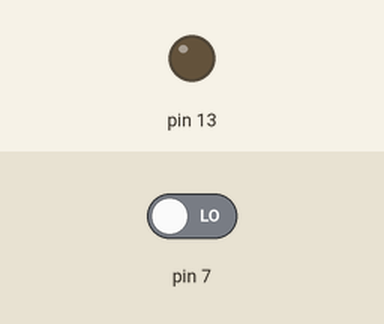
The sketch below on a simulated Arduino Uno, built with avr-gcc and run on an emulated ATmega328P. Parts: output pins drawn as LEDs (lit = HIGH). Dashed ring = blinking. The test bench sets the inputs (shaded band); at power-on: pin 7 LOW.

Above: at 1.2 s.
1.3 s: pin 7 driven HIGH
At 1.42 s:
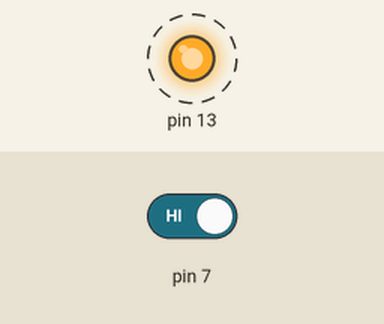
4.3 s: pin 7 driven LOW
At 5.1 s:
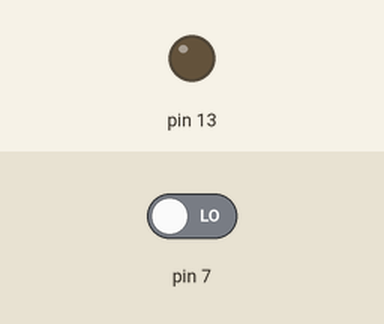
Timing chart, 0 to 7.3 s (numbered marks = the images above; inputs shaded):
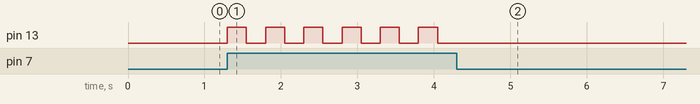

The sketch:

sketch_jul10a.ino
```cpp
int pushButton=0;
int counter=0;
void setup()
{
  pinMode(13, OUTPUT);
  pinMode(7,INPUT);
}

void loop()
{
  pushButton=digitalRead(7);
  if(pushButton==HIGH)
  {counter++;
  if (counter==1)
  {digitalWrite(13, HIGH);
  }
    else{
  digitalWrite(13, LOW);
   counter=0; }
  delay(250);
}
}
```

Measured:
- after the input at 1.3 s, pin 13: alternates HIGH for 0.25 s and LOW for 0.25 s, starting at once
- after the input at 4.3 s, pin 13: stops changing and stays LOW
